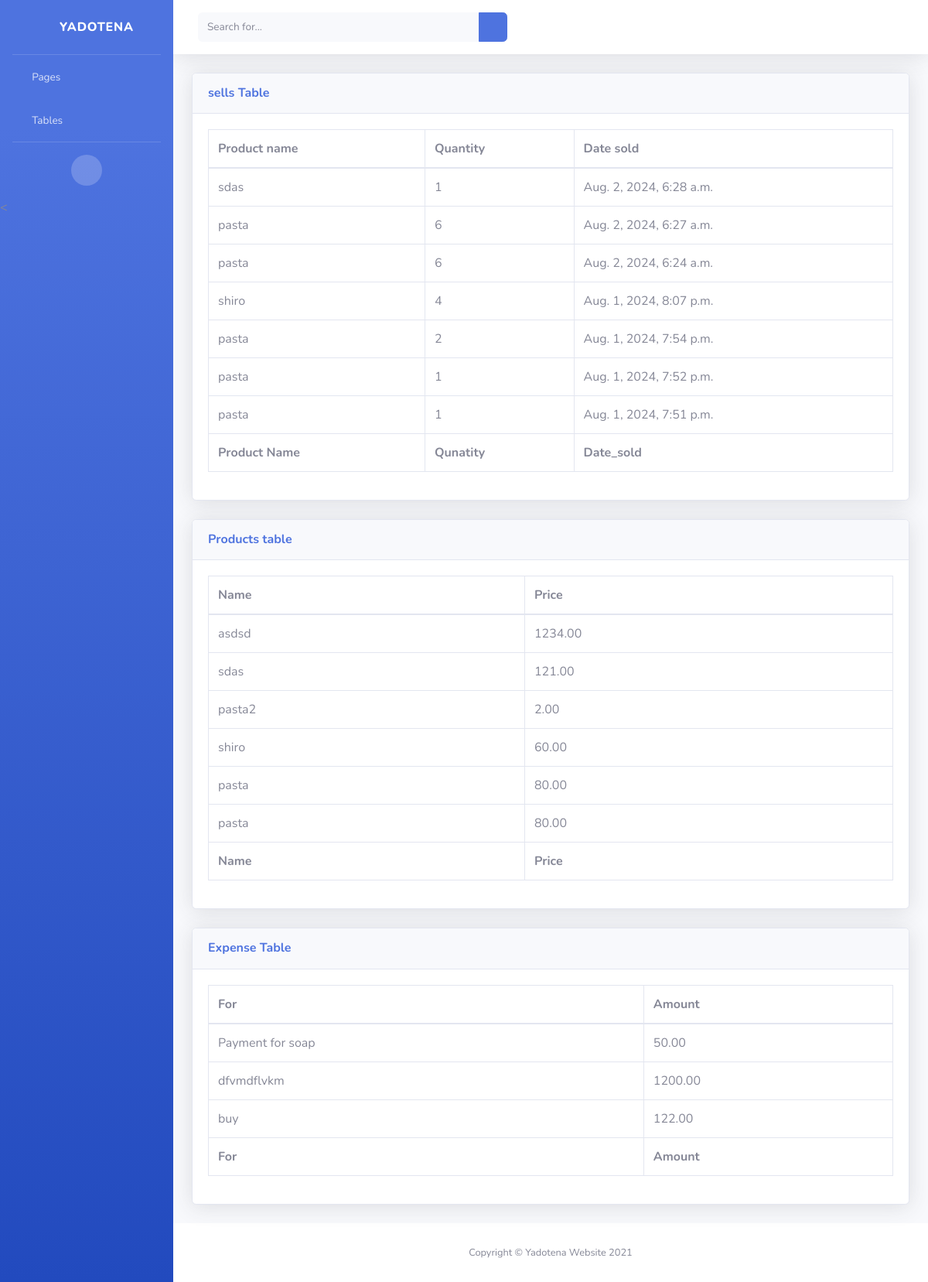
The page /tables/ (signed in) on the database its author committed.
### seller/models.py (models this page shows, shortened)
class Sell(models.Model):
    Product = models.ForeignKey(Product, on_delete=models.CASCADE)
    quantity = models.IntegerField()
    date_sold = models.DateTimeField(auto_now_add=True)

class Product(models.Model):
    name = models.CharField(max_length=200)
    price = models.DecimalField(max_digits=10, decimal_places=2)
    def __str__(self):
        return self.name

class Expense(models.Model):
    name = models.CharField(max_length=200)
    amount = models.DecimalField(max_digits=10, decimal_places=2)
    date = models.DateTimeField(auto_now_add=True)

### seller/views.py (the view)
# urls.py: path('tables/', views.tabels, name='tables'),
@login_required(login_url=reverse_lazy('login'))
def tabels(request):
    products = Product.objects.all()[::-1]
    sells = Sell.objects.all()[::-1]
    expenses = Expense.objects.all()[::-1]
    return render(request, 'tables.html', {'products': products, 'sells': sells, 'expenses': expenses})

### templates/tables.html
{% extends 'base.html' %}
{% block content %}
<div class="container-fluid">
    <div class="card shadow mb-4">
        <div class="card-header py-3">
            <h6 class="m-0 font-weight-bold text-primary">sells Table</h6>
        </div>
        <div class="card-body">
            <div class="table-responsive">
                <table class="table table-bordered" id="dataTable" width="100%" cellspacing="0">
                    <thead>
                        <tr>
                            <th>Product name</th>
                            <th>Quantity</th>
                            <th>Date sold</th>
                        </tr>
                    </thead>
                    <tfoot>
                        <tr>
                            <th>Product Name</th>
                            <th>Qunatity</th>
                            <th>Date_sold</th>
                        </tr>
                    </tfoot>
                    <tbody>
                        {% for item in sells %}
                        <tr>
                            <td>{{item.Product}}</td>
                            <td>{{item.quantity}}</td>
                            <td>{{item.date_sold}}</td>
                        </tr>
                        {% endfor %}
                    </tbody>
                </table>
            </div>
        </div>
    </div>
    <div class="card shadow mb-4">
        <div class="card-header py-3">
            <h6 class="m-0 font-weight-bold text-primary">Products table</h6>
        </div>
        <div class="card-body">
            <div class="table-responsive">
                <table class="table table-bordered" id="dataTable" width="100%" cellspacing="0">
                    <thead>
                        <tr>
                            <th>Name</th>
                            <th>Price</th>
                        </tr>
                    </thead>
                    <tfoot>
                        <tr>
                            <th>Name</th>
                            <th>Price</th>
                        </tr>
                    </tfoot>
                    <tbody>
                        {% for item in products %}
                        <tr>
                            <td>{{item.name}}</td>
                            <td>{{item.price}}</td>
                        </tr>
                        {% endfor %}
                    </tbody>
                </table>
            </div>
        </div>
    </div>
    <div class="card shadow mb-4">
        <div class="card-header py-3">
            <h6 class="m-0 font-weight-bold text-primary">Expense Table</h6>
        </div>
        <div class="card-body">
            <div class="table-responsive">
                <table class="table table-bordered" id="dataTable" width="100%" cellspacing="0">
                    <thead>
                        <tr>
                            <th>For</th>
                            <th>Amount</th>
                        </tr>
                    </thead>
                    <tfoot>
                        <tr>
                            <th>For</th>
                            <th>Amount</th>
                        </tr>
                    </tfoot>
                    <tbody>
                        {% for item in expenses %}
                        <tr>
                            <td>{{item.name}}</td>
                            <td>{{item.amount}}</td>
                        </tr>
                        {% endfor %}
                    </tbody>
                </table>
            </div>
        </div>
    </div>
</div>
{% endblock %}

### templates/base.html (shortened to what this page needs)
{% load static %}
<!DOCTYPE html>
<html lang="en">
<head>
    <link href="{% static 'vendor/fontawesome-free/css/all.min.css' %}" rel="stylesheet" type="text/css">
    <link href="{% static 'css/sb-admin-2.min.css' %}" rel="stylesheet">
</head>
<body id="page-top">
    <div id="wrapper">
        <ul class="navbar-nav bg-gradient-primary sidebar sidebar-dark accordion" id="accordionSidebar">
            <a class="sidebar-brand d-flex align-items-center justify-content-center" href="{% url 'home' %}">
                <div class="sidebar-brand-icon rotate-n-15">
                    <i class="fas fa-laugh-wink"></i>
                </div>
                <div class="sidebar-brand-text mx-3">Yadotena</div>
            </a>
            <hr class="sidebar-divider my-0">
            <li class="nav-item">
                <a class="nav-link collapsed" href="#" data-toggle="collapse" data-target="#collapsePages"
                    aria-expanded="true" aria-controls="collapsePages">
                    <i class="fas fa-fw fa-folder"></i>
                    <span>Pages</span>
                </a>
            </li>
            <li class="nav-item">
                <a class="nav-link" href="{% url 'tables' %}">
                    <i class="fas fa-fw fa-table"></i>
                    <span>Tables</span></a>
            </li>
            <hr class="sidebar-divider d-none d-md-block">
            <div class="text-center d-none d-md-inline">
                <button class="rounded-circle border-0" id="sidebarToggle"></button>
            </div>
            < </ul>
                <div id="content-wrapper" class="d-flex flex-column">
                    <div id="content">
                        <nav class="navbar navbar-expand navbar-light bg-white topbar mb-4 static-top shadow">
                            <form
                                class="d-none d-sm-inline-block form-inline mr-auto ml-md-3 my-2 my-md-0 mw-100 navbar-search">
                                <div class="input-group">
                                    <input type="text" class="form-control bg-light border-0 small"
                                        placeholder="Search for..." aria-label="Search" aria-describedby="basic-addon2">
                                    <div class="input-group-append">
                                        <button class="btn btn-primary" type="button">
                                            <i class="fas fa-search fa-sm"></i>
                                        </button>
                                    </div>
                                </div>
                            </form>
                        </nav>
                        {% block content %}
                        {% endblock %}
                        <footer class="sticky-footer bg-white">
                            <div class="container my-auto">
                                <div class="copyright text-center my-auto">
                                    <span>Copyright &copy; Yadotena Website 2021</span>
                                </div>
                            </div>
                        </footer>
                    </div>
                </div>
</body>
</html>

### rows shown on the page
Sell: Product "sdas", quantity "1", date_sold "Aug. 2, 2024, 6:28 a.m."
Sell: Product "pasta", quantity "6", date_sold "Aug. 2, 2024, 6:27 a.m."
Sell: Product "pasta", quantity "6", date_sold "Aug. 2, 2024, 6:24 a.m."
Sell: Product "shiro", quantity "4", date_sold "Aug. 1, 2024, 8:07 p.m."
Sell: Product "pasta", quantity "2", date_sold "Aug. 1, 2024, 7:54 p.m."
Sell: Product "pasta", quantity "1", date_sold "Aug. 1, 2024, 7:52 p.m."
Sell: Product "pasta", quantity "1", date_sold "Aug. 1, 2024, 7:51 p.m."
Product: name "asdsd", price "1234.00"
Product: name "sdas", price "121.00"
Product: name "pasta2", price "2.00"
Product: name "shiro", price "60.00"
Product: name "pasta", price "80.00"
Product: name "pasta", price "80.00"
Expense: name "Payment for soap", amount "50.00"
Expense: name "dfvmdflvkm", amount "1200.00"
Expense: name "buy", amount "122.00"
